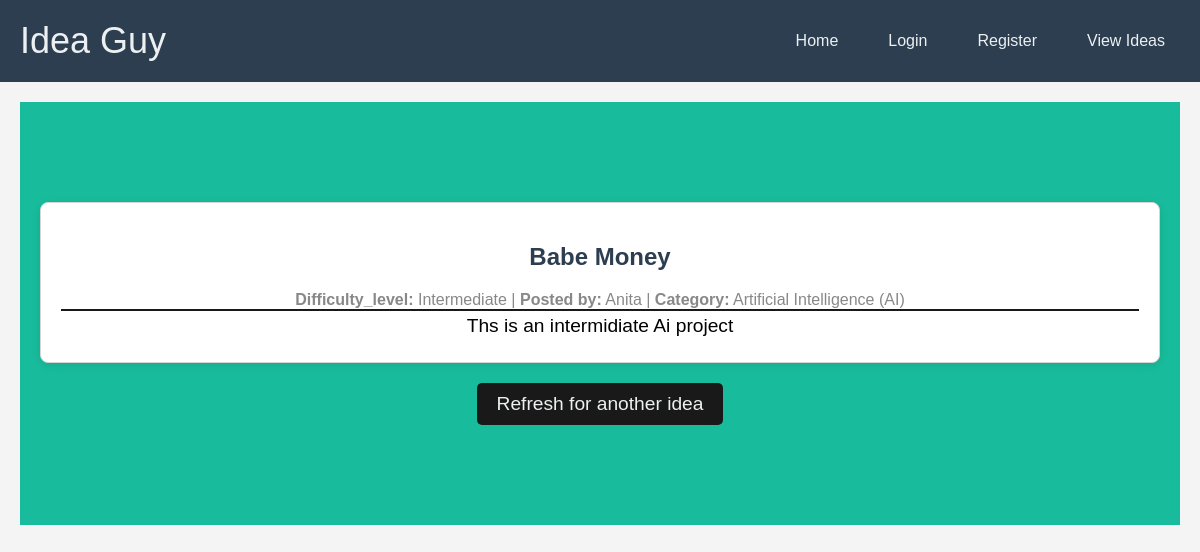
The app's page /random_idea, older data.
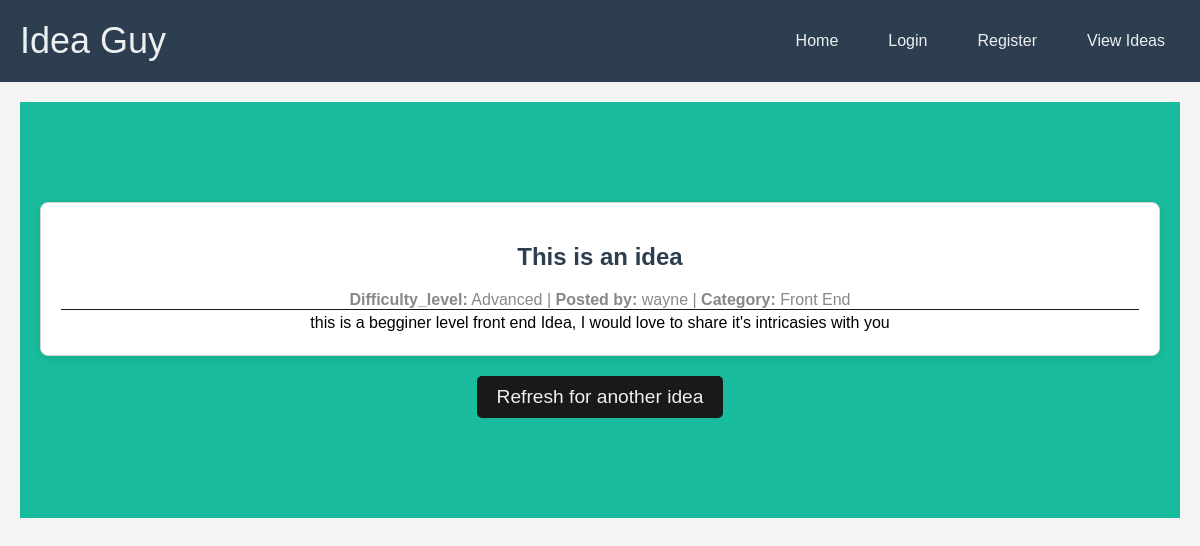
The same page, newer data.
### the_idea/models.py (models this page shows, shortened)
class Projects(db.Model):
    project_id = db.Column(db.String(20), primary_key=True)
    title = db.Column(db.String(80), nullable=False)
    difficulty_level = db.Column(db.String(50), nullable=False)
    category = db.Column(db.String(50), nullable=False)
    description = db.Column(db.Text, nullable=False)
    category_id = db.Column(db.Integer, db.ForeignKey('categories.category_id'), nullable=False)
    user_id = db.Column(db.String(20), db.ForeignKey('users.id'), nullable=False)
    created_at = db.Column(db.DateTime, default=db.func.current_timestamp())
    updated_at = db.Column(db.DateTime, default=db.func.current_timestamp())

class Users(db.Model, UserMixin):
    id = db.Column(db.String(20), primary_key=True)
    username = db.Column(db.String(80), unique=True, nullable=False)
    email = db.Column(db.String(120), unique=True, nullable=False)
    password = db.Column(db.String(80), nullable=False)
    created_at = db.Column(db.DateTime, default=db.func.current_timestamp())
    updated_at = db.Column(db.DateTime, default=db.func.current_timestamp())
    projects = db.relationship('Projects', backref='author', lazy=True)

class Categories(db.Model):
    category_id = db.Column(db.String(20), primary_key=True)
    category_name = db.Column(db.String(50), nullable=False)
    created_at = db.Column(db.DateTime, default=db.func.current_timestamp())
    updated_at = db.Column(db.DateTime, default=db.func.current_timestamp())
    projects = db.relationship('Projects', backref='categories', lazy=True)

### the_idea/routes.py (the view)
@app.route('/random_idea', methods = ['GET'])
def random_idea():
    ideas =  Users.query.all()
    projects = [{
        'project_id': project.project_id,
        'title': project.title,
        'difficulty_level': project.difficulty_level,
        'description': project.description,
        'category_id': project.category_id,
        'user_id': project.user_id,
        'created_at': project.created_at,
        'updated_at': project.updated_at,
        'author': user.username
    } for user in ideas for project in user.projects
    ]
    try:
        random_idea = random.choice(projects)
        category = Categories.query.filter_by(category_id = random_idea['category_id']).first()
        return render_template('random_idea.html', random_idea = random_idea, category=category.category_name, title = 'Random Idea')
    except IndexError:
        random_idea = [{'project_id':None,
        'title': None,
        'difficulty_level': None,
        'description': 'No ideas available',
        'category_id': None,
        'user_id': None,
        }]
        return render_template('random_idea.html', title = 'Random Idea', random_idea = random_idea)

### the_idea/templates/random_idea.html
{% extends 'layout.html'%}
{%block content%}
<head>
    <link rel="stylesheet" href="{{url_for('static', filename='css/random_idea.css')}}">
</head>
<section class="ideas-container">
    <article class="idea">
        <h2 class="idea-title">{{ random_idea.title }}</h2>
        <span class="idea-meta">
            <span class="idea-difficulty"><strong>Difficulty_level:</strong> {{ random_idea.difficulty_level }}</span> |
            <span class="idea-user"><strong>Posted by:</strong> {{random_idea.author}}</span> |
            <span class="idea-category"><strong>Category:</strong> {{ category}}</span>
        </span>
        <div class="idea-description">
            {{ random_idea.description|safe}}
        </div>
    </article>
</section>
<div class="refresh-button-container">
    <form action="{{ url_for('random_idea') }}" method="GET">
        <button type="submit" class="btn btn-refresh">Refresh for another idea</button>
    </form>
</div>
{%endblock%}

### the_idea/templates/layout.html (shortened to what this page needs)
<!DOCTYPE html>
<html lang="en">
<head>
    <link rel="stylesheet" href="https://cdnjs.cloudflare.com/ajax/libs/font-awesome/6.0.0-beta3/css/all.min.css">
    <link rel="stylesheet" href="{{ url_for('static', filename='css/home.css') }}">
</head>
<body>
    <header>
        <nav>
            <div class="logo"><a href="{{ url_for('home') }}">Idea Guy</a></div>
            <ul id="menu">
                {% if current_user.is_authenticated %}
                    <li><a href="{{ url_for('home') }}" class="{{ 'active' if request.endpoint == 'home' else '' }}">Home</a></li>
                    <li><a href="{{url_for('account')}}" class="{{'active' if request.endpint == 'account' else ''}}">account</a></li>
                    <li><a href="{{ url_for('logout') }}" class="{{ 'active' if request.endpoint == 'logout' else '' }}">Logout</a></li>
                {% else %}
                    <li><a href="{{ url_for('home') }}" class="{{ 'active' if request.endpoint == 'home' else '' }}">Home</a></li>
                    <li><a href="{{ url_for('login') }}" class="{{ 'active' if request.endpoint == 'login' else '' }}">Login</a></li>
                    <li><a href="{{ url_for('register') }}" class="{{ 'active' if request.endpoint == 'register' else '' }}">Register</a></li>
                {% endif %}
                <li><a href="/view-ideas" class="{{ 'active' if request.path == '/view-ideas' else '' }}">View Ideas</a></li>
            </ul>
        </nav>
    </header>
    <main>
        <section class="hero">
            {% block content %}{% endblock %}
        </section>
    </main>
</body>
</html>

### the_idea/static/css/home.css (style rules this page uses)
body { font-family: Arial, sans-serif; margin: 0; background-color: #ECF0F1; color: #2C3E50; margin-top: auto; }
header { background-color: #2C3E50; padding: 20px 0; }
nav { display: flex; justify-content: space-between; align-items: center; max-width: 1200px; margin: 0 auto; padding: 0 20px; }
.logo a { font-size: 1.5em; color: #ECF0F1; text-decoration: none; }
nav ul { list-style: none; display: flex; gap: 20px; margin: 0; padding: 0; }
nav ul li a { color: #ECF0F1; text-decoration: none; padding: 10px 15px; border-radius: 5px; transition: background-color 0.3s; }
.hero { text-align: center; padding: 100px 20px; background-color: #18BC9C; color: #ECF0F1; }
.btn { background-color: #E74C3C; color: #ECF0F1; padding: 15px 30px; text-decoration: none; border-radius: 5px; font-size: 1.2em; transition: background-color 0.3s; }

### the_idea/static/css/random_idea.css (style rules this page uses)
body { font-family: Arial, sans-serif; margin: 0; background-color: #F4F4F4; color: #333; }
header { background-color: #2C3E50; padding: 20px 0; }
nav { display: flex; justify-content: space-between; align-items: center; max-width: 1200px; margin: 0 auto; padding: 0 20px; }
.logo { font-size: 1.5em; color: #ECF0F1; }
nav ul { list-style: none; display: flex; gap: 20px; }
nav ul li a { color: #ECF0F1; text-decoration: none; padding: 10px 15px; border-radius: 5px; transition: background-color 0.3s; }
main { padding: 20px; }
.ideas-container { max-width: 1200px; margin: 0 auto; }
.idea { background-color: #FFFFFF; border: 1px solid #D5D5D5; border-radius: 8px; box-shadow: 0 2px 10px rgba(0, 0, 0, 0.1); padding: 20px; margin-bottom: 20px; }
.idea-title { font-size: 1.5em; color: #2C3E50; }
.idea-meta { margin: 10px 0; color: #888; }
.idea-description { margin: 0; line-height: 1.6; border-top: 1px solid #191919; color: black; }
.refresh-button-container { text-align: center; margin-top: 20px; }
.btn-refresh { background-color: #191919; color: #ECF0F1; padding: 10px 20px; border: none; border-radius: 5px; cursor: pointer; text-decoration: none; }

Row changes from the older to the newer data that the page shows:
removed Projects: title "Babe Money", difficulty_level "Intermediate", description "Ths is an intermidiate Ai project"
removed Users: author "Anita"
removed Categories: category_name "Artificial Intelligence (AI)"
added Projects: title "This is an idea", difficulty_level "Advanced", description "this is a begginer level front end Idea, I would love to share it's intricasies with you"
added Users: author "wayne"
added Categories: category_name "Front End"
